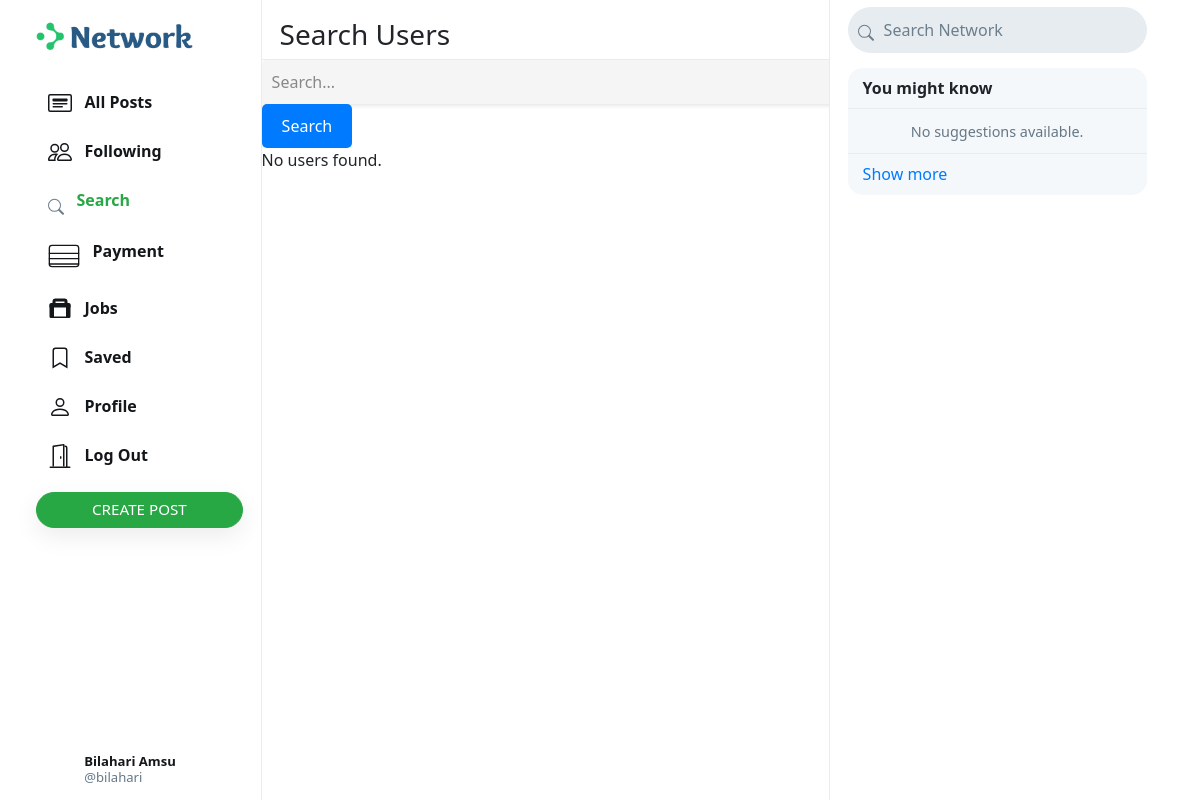
Screenshot of /n/search_users (signed in) with the database file from the repository.
### network/models.py (models this page shows, shortened)
class User(AbstractUser):
    profile_pic = models.ImageField(upload_to='profile_pic/')
    bio = models.TextField(max_length=160, blank=True, null=True)
    cover = models.ImageField(upload_to='covers/', blank=True)

### network/views.py (the view)
# urls.py: path("n/search_users", views.search_users, name="search_users"),
@never_cache
@login_required(login_url="/")
def search_users(request):
    query = request.GET.get('query')
    if query:
        users = User.objects.filter(
            username__icontains=query,
            is_superuser=False
        ) | User.objects.filter(
            first_name__icontains=query,
            is_superuser=False
        ) | User.objects.filter(
            last_name__icontains=query,
            is_superuser=False
        )
    else:
        users = []
    return render(request, 'network/usersearch.html', {
        'page': 'usersearch',
        'users': users,
    })

### network/templates/network/usersearch.html (shortened to what this page needs)
{% extends "network/layout.html" %}
{% load static %}
{% block body %}
<div class="main-div">
  <div class="left-div">
    <nav class="head heading">
      {% if page == 'all_posts' %}
      <h3>All Posts</h3>
      {% elif page == 'following' %}
      <h3>Following</h3>
      {% elif page == 'usersearch' %}
      <h3>Search Users</h3>
      {% elif page == 'saved' %}
      <h3>Saved</h3>
      {% elif page == 'profile' %}
      <h3>Profile</h3>
      {% else %}
      <h3>Explore</h3>
      {% endif %}
    </nav>
    <div class="left-div-content">
      <div class="posts-view">
        <div class="main-div-content">
          <form method="GET" action="{% url 'search_users' %}">
            <input type="text" name="query" class="search-input" placeholder="Search..." required>
            <button type="submit" class="search-button">Search</button>
          </form>
          {% if users %}
            <div class="users-list">
              {% for user in users %}
              <a href="{% url 'profile' user.username %}" class="user-link">
                <div class="user-card">
                  <img src="{{ user.profile_pic.url }}" alt="Profile Picture">
                  <div>
                    <div class="username">{{ user.first_name }} {{ user.last_name }}</div>
                    <div class="fullname">@{{ user.username }}</div>
                  </div>
                </div>
              </a>
              {% endfor %}
            </div>
          {% else %}
            <p>No users found.</p>
          {% endif %}
        </div>
      </div>
    </div>
  </div>
</div>
{% endblock %}

### network/templates/network/layout.html (shortened to what this page needs)
{% load static %}
<!DOCTYPE html>
<html lang="en">
    <head>
        <link rel="stylesheet" href="https://cdn.jsdelivr.net/npm/bootstrap@5.1.3/dist/css/bootstrap.min.css">
        <link rel="stylesheet" href="https://cdn.jsdelivr.net/npm/bootstrap@4.0.0/dist/css/bootstrap.min.css">
        <link href="https://cdnjs.cloudflare.com/ajax/libs/mdb-ui-kit/6.2.0/mdb.min.css" rel="stylesheet" />
        <link rel="stylesheet" href="https://stackpath.bootstrapcdn.com/bootstrap/4.4.1/css/bootstrap.min.css">
        <link href="{% static 'network/styles.css' %}" rel="stylesheet">
    </head>
    <body>
        <div class="body" data-page="{{page}}">
            <div class="sidenav">
                <a href="{% url 'index' %}" class="navbar-brand">
                    <img src="{% static 'network/Images/logo.png' %}" height="31px">
                </a>
                <div style="height: 100%;">
                    <div>
                        <div>
                            <ul>
                                <li class="nav-item" id="all_posts">
                                <a href="{% url 'index' %}" class="nav-link">
                                    <div>
                                        &nbsp;&nbsp;All Posts
                                    </div>
                                </a>
                                </li>
                                {% if user.is_authenticated %}
                                    <li class="nav-item" id="following">
                                        <a href="{% url 'following' %}" class="nav-link">
                                            <div>
                                                &nbsp;&nbsp;Following
                                            </div>
                                        </a>
                                    </li>
                                    <li class="nav-item" id="usersearch">
                                        <a href="{% url 'search_users' %}" class="nav-link">
                                            <div>
                                                &nbsp;&nbsp;Search
                                            </div>
                                        </a>
                                    </li>
                                    {% if not user.is_staff %}
                                    <li class="nav-item" id="payment">
                                        <a href="{% url 'payment' %}" class="nav-link">
                                            <div>
                                                &nbsp;&nbsp;Payment
                                            </div>
                                        </a>
                                    </li>
                                    {% endif %}
                                    {% if user.is_staff %}
                                    <li class="nav-item" id="postjobs">
                                        <a href="{% url 'postjobs' %}" class="nav-link">
                                            <div>
                                                <svg xmlns="http://www.w3.org/2000/svg" width="1.5em" height="1.5em" viewBox="0 0 16 16" class="bi bi-suitcase" fill="currentColor">
                                                  <path d="M14 4h-1V3a2 2 0 0 0-2-2H5a2 2 0 0 0-2 2v1H2a1 1 0 0 0-1 1v8a1 1 0 0 0 1 1h12a1 1 0 0 0 1-1V5a1 1 0 0 0-1-1zM5 3h6v1H5V3zm7 10H4V6h8v7z"/>
                                                  <path fill-rule="evenodd" d="M2 5a1 1 0 0 0 1-1V3h10v1a1 1 0 0 0 1 1h1v2H1V5h1zm11-1V3H3v1h10z"/>
                                                </svg>
                                                &nbsp;&nbsp;Post Jobs
                                            </div>
                                        </a>
                                    </li>
                                    {% else %}
                                    <li class="nav-item" id="userjobs">
                                        <a href="{% url 'userjobs' %}" class="nav-link">
                                            <div>
                                                &nbsp;&nbsp;Jobs
                                            </div>
                                        </a>
                                    </li>
                                    {% endif %}
                                    <li class="nav-item" id="saved">
                                        <a href="{% url 'saved' %}" class="nav-link">
                                            <div>
                                                <svg width="1.5em" height="1.5em" viewBox="0 0 16 16" class="bi bi-bookmark" fill="currentColor" xmlns="http://www.w3.org/2000/svg">
                                                    <path fill-rule="evenodd" d="M8 12l5 3V3a2 2 0 0 0-2-2H5a2 2 0 0 0-2 2v12l5-3zm-4 1.234l4-2.4 4 2.4V3a1 1 0 0 0-1-1H5a1 1 0 0 0-1 1v10.234z"/>
                                                  </svg>
                                                &nbsp;&nbsp;Saved
                                            </div>
                                        </a>
                                    </li>
                                    <li class="nav-item" id="profile">
                                        <a href="{% url 'profile' user.username %}" class="nav-link">
                                            <div>
                                                &nbsp;&nbsp;Profile
                                            </div>
                                        </a>
                                    </li>
                                    <li class="nav-item" id="logout">
                                        <a href="{% url 'logout' %}" class="nav-link">
                                            <div>
                                                &nbsp;&nbsp;Log Out
                                            </div>
                                        </a>
                                    </li>
                                {% endif %}
                            </ul>
                        </div>
                        {% if user.is_authenticated %}
                            <button id="popup-btn" class="btn btn-success new-post-btn" onclick="createpost()">Create Post</button>
                        {% endif %}
                    </div>
                    <div style="position: absolute; bottom: 10px;">
                        {% if user.is_authenticated %}
                            <li class="nav-item sidenav-user">
                                <a href="{% url 'profile' user.username %}" class="nav-link">
                                    <div class="user_account">
                                        <div class="small-profilepic" style="float: left; background-image: url(/media/{{user.profile_pic}})"></div>
                                        <div style="height: 2.7vw; margin: auto;">
                                            <div style="margin-top: 4px;"><strong>{{user.first_name}} {{user.last_name}}</strong></div>
                                            <div class="grey" style="margin-top: 4px;">@{{ user.username }}</div>
                                        </div>
                                    </div>
                                </a>
                            </li>
                        {% endif %}
                    </div>
                </div>
            </div>
            {% block body %}
            {% endblock %}
            <div class="right-div">
                <nav class="head">
                    <form action="#">
                        <div class="search-div">
                            <div class="search-icon">
                            </div>
                            <input type="text" name="query" id="search-box" placeholder="Search Network">
                        </div>
                    </form>
                </nav>
                <div class='right-div-content'>
                    <div class="space" style="background-color: white;"></div>
                    {% if user.is_authenticated %}
                        <div class="suggestion-box">
                            <div class="suggestion-header">
                                You might know
                            </div>
                            {% for suggestion in suggestions %}
                                <div class="suggestion-user">
                                    <div>
                                        <a href="{% url 'profile' suggestion.username %}">
                                            <div class="small-profilepic" style="background-image: url(/media/{{suggestion.profile_pic}})"></div>
                                        </a>
                                    </div>
                                    <div class="user-details">
                                        <a href="{% url 'profile' suggestion.username %}">
                                            <div id="user-name">
                                                <strong>
                                                    {{suggestion.first_name}} {{suggestion.last_name}}
                                                </strong>
                                            </div>
                                            <div class="grey">@{{suggestion.username}}</div>
                                        </a>
                                    </div>
                                    <div>
                                        <button class="btn btn-outline-success" type="button" onclick="follow_user(this,'{{suggestion.username}}','suggestion')">Follow</button>
                                    </div>
                                </div>
                            {% empty %}
                                    <div style="text-align: center; border-bottom: .5px solid #e6ecf0; padding: 10px 15px;">
                                        <span class="grey" style="font-size: .9em;">No suggestions available.</span>
                                    </div>
                            {% endfor %}
                            <div class="suggestion-footer">
                                <a href="#">Show more</a>
                            </div>
                        </div>
                    {% endif %}
                </div>
            </div>
        </div>
    </body>
</html>

### network/static/network/styles.css (style rules this page uses)
.body { display: flex; min-height: 100%; font-family: system-ui, sans-serif; }
.btn { border-radius: 20px; padding: 0.32rem 1rem 0.375rem 1rem; }
.btn, .btn:focus, .btn:active { box-shadow: none !important; -webkit-box-shadow: none !important; }
.grey { color: #657786; }
svg { vertical-align: text-top; }
.search-icon { margin-top: 7px; }
.sidenav { height: 100%; width: 21.8%; position: fixed; top: 0; left: 0; padding: 15px; list-style: none; border-right: .5px solid #e6ecf0; z-index: 100; padding-left: 3%; background-color: white; }
.sidenav ul { list-style: none; padding-left: 0px; margin-top: 3vh; }
.sidenav li { margin-top: 7px; }
.sidenav .nav-link { color: #14171a; line-height: .7em; font-weight: 700; padding: 0px; }
.sidenav .nav-link > div { padding: 10px 20px 8px 12px; border-radius: 25px; line-height: 0.9em; width: max-content; }
.new-post-btn { padding-left: 55px !important; padding-right: 55px !important; font-size: .95em; font-weight: 530; box-shadow: rgba(0, 0, 0, 0.08) 0px 8px 24px !important; }
.user_account { display: flex; font-size: .82rem; font-weight: normal; padding-top: 3px !important; padding-bottom: 3px !important; padding-left: 3px !important; }
.user_account .small-profilepic { transform: scale(.82); margin-left: auto; margin-top: auto; }
.active a { color: #28a745 !important; }
.main-div { position: relative; width: 47.25%; min-height: 100vh; left: 21.8%; }
.left-div { position: relative; }
.head { height: 7.5vh; }
.heading { position: fixed; width: 47.255%; top: 0px; padding: 18px; border-bottom: .5px solid #e6ecf0; line-height: .7em; font-weight: 800; background-color: #fff; z-index: 1000; }
.left-div-content { margin-top: 7.5vh; }
.small-profilepic { width: 3.1vw; height: 3.1vw; border-radius: 9999px; overflow: hidden; margin-right: 8px; background-size: cover; background-repeat: no-repeat; background-position: center; box-sizing: content-box; }
.space { height: 8px; background-color: #e6ecf0; }
.right-div { width: 28%; height: 100vh; position: fixed; right: 2.95%; border-left: .5px solid #e6ecf0; background-color: white; }
.right-div .head { padding: .9vh 1.5vw; }
.right-div .search-div { margin-left: auto; margin-right: auto; display: flex; border-radius: 25px; background-color: #e6ecf0; padding-left: 10px; padding-right: 10px; vertical-align: middle; }
#search-box { height: 5.7vh; border: none; background: none; outline: none; width: 100%; margin-left: 8px; }
#search-box::placeholder { color: #6d7e8c; }
.right-div-content { height: 92.5vh; overflow: auto; padding-left: 1.5vw; padding-right: 1.5vw; }
.suggestion-box, .guest-box { border-radius: 15px; overflow: hidden; background-color: #f5f8fa; }
.suggestion-header { padding: 13px 15px; line-height: .9em; font-weight: 800; border-bottom: .5px solid #e6ecf0; }
.suggestion-footer { padding: 13px 15px; line-height: .9em; }
.suggestion-footer a { text-decoration: none; }

### network/templates/network/usersearch.html (style rules this page uses)
.search-input { border: none; outline: none; flex: 1; padding: 10px; width: 815px; font-size: 16px; background-color: #f5f5f5; border-radius: 5px; box-shadow: 0 2px 4px rgba(0, 0, 0, 0.1); }
.search-input::placeholder { color: #888; }
.search-button { background-color: #007bff; color: #fff; border: none; padding: 10px 20px; font-size: 16px; cursor: pointer; border-radius: 5px; }

### rows the page displays
User: first_name "Bilahari", last_name "Amsu", username "bilahari"
